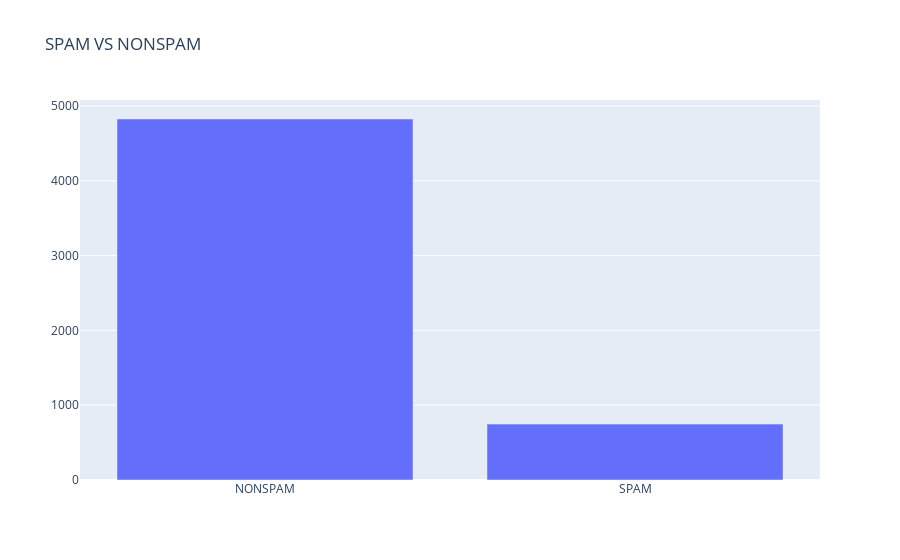
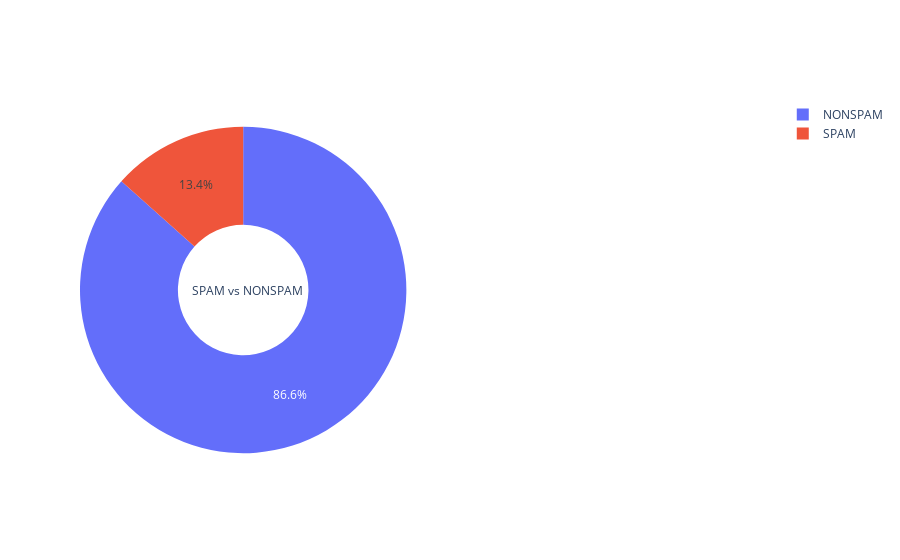

Notebook source saved alongside these figures, in order:
### Markdown cell above
Let us Visualize our data,I have used Plotly

### Code cell
import plotly
from plotly.offline import plot,iplot
import plotly.graph_objs as go
import plotly.figure_factory as ff
k=['NONSPAM','SPAM']
data1 = go.Bar(
   x= k,
   y=count_spam,
   
)
layout = go.Layout(
   {
      "title":"SPAM VS NONSPAM"
   }
)
fig = go.Figure(data = data1, layout = layout)
iplot(fig)
data1 = {
   "values": count_spam,
   "labels":["NONSPAM","SPAM"],
   "hole": .4,
   "type": "pie"
}
layout = go.Layout(
   {
      
      "grid": {"rows": 1, "columns": 2},
      "annotations": [
         {
            "font": {
               "size": 12
            },
            "showarrow": False,
            "text": "SPAM vs NONSPAM",
            "x": 0.16,
            "y": 0.5
         },
      ]
   }
)
fig = go.Figure(data = data1, layout = layout)
iplot(fig)

### Figure 1 — Plotly figure (JSON) as saved in the notebook; plotly's stock layout.template omitted (floating-point values rounded to 4 significant figures)
{"data": [{"type": "bar", "x": ["NONSPAM", "SPAM"], "y": [4825, 747]}], "layout": {"title": {"text": "SPAM VS NONSPAM"}}}

### Figure 2 — Plotly figure (JSON) as saved in the notebook; plotly's stock layout.template omitted (floating-point values rounded to 4 significant figures)
{"data": [{"hole": 0.4, "labels": ["NONSPAM", "SPAM"], "type": "pie", "values": [4825, 747]}], "layout": {"annotations": [{"font": {"size": 12}, "showarrow": false, "text": "SPAM vs NONSPAM", "x": 0.16, "y": 0.5}], "grid": {"columns": 2, "rows": 1}}}
